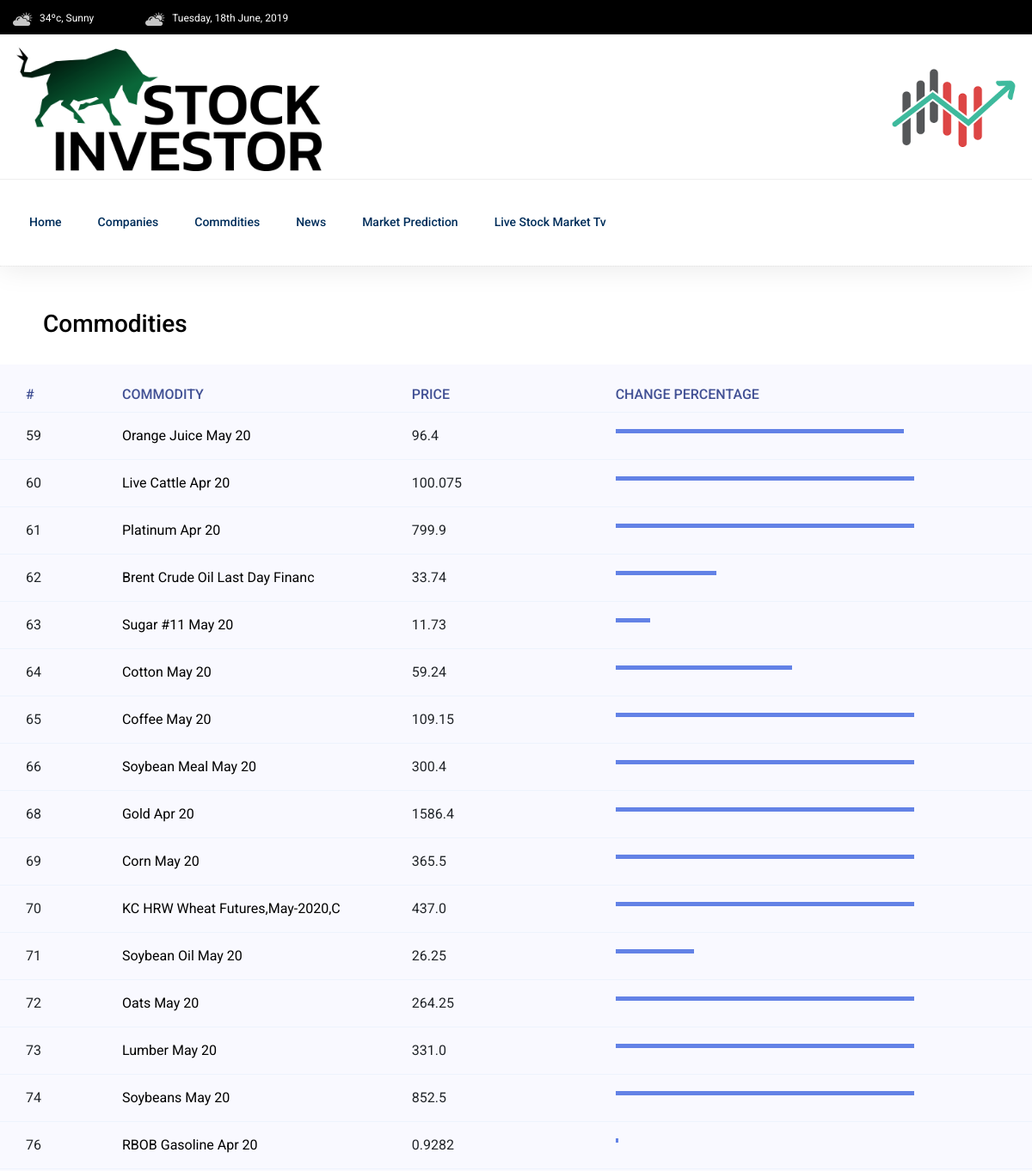
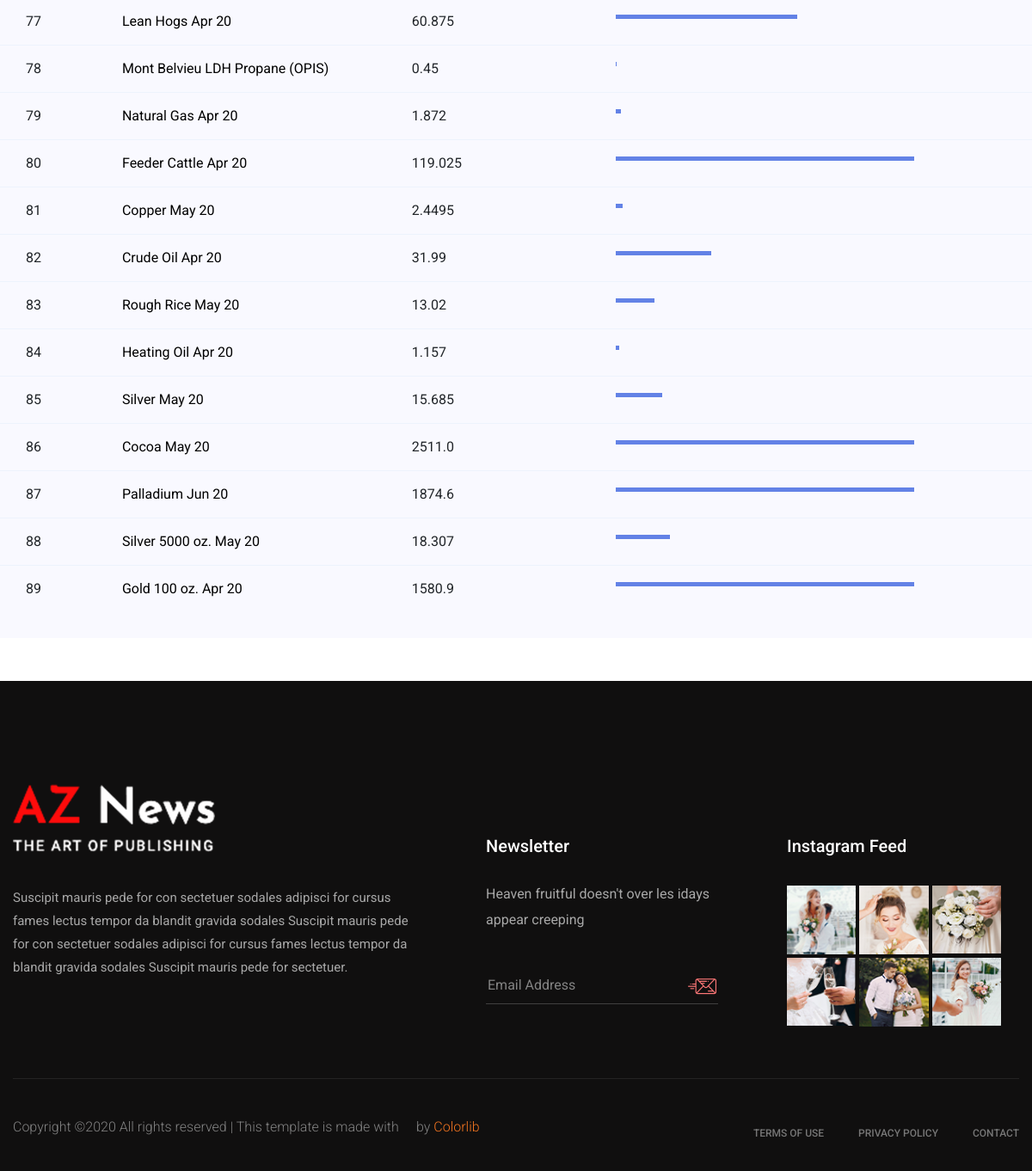
Page /commodities/list/ on the committed database (2 pictures, top to bottom).
### newsandcommodities/models.py (models this page shows, shortened)
class Commodity(models.Model):
    name = models.CharField(max_length=250)
    symbol = models.CharField(max_length=100, null=True, blank=True)
    price = models.CharField(max_length=2000)
    change = models.CharField(max_length=100)
    change_perc = models.CharField(max_length=250, null=True, blank=True)
    high = models.FloatField(max_length=100, null=True, blank=True)
    low = models.FloatField(max_length=100, null=True, blank=True)
    latestVolume = models.CharField(max_length=1000, null=True, blank=True)
    open = models.CharField(max_length=1000, null=True, blank=True)
    previousClose = models.CharField(max_length=1000, null=True, blank=True)
    close = models.CharField(max_length=1000, null=True, blank=True)
    exchange = models.CharField(max_length=250, null=True, blank=True)

### newsandcommodities/views.py (the view)
# urls.py: path('list/', views.commoditylistview, name='list'),
def commoditylistview(request):
    query = request.GET.get("q", None)
    commodities = Commodity.objects.all()
    if query is not None:
        commodities = commodities.filter(Q(name__icontains=query) |
                                     Q(symbol__icontains=query) |
                                     Q(exchange__icontains=query)
                                     )
    return render(request, template_name='commodities.html', context={"commodities": commodities})

### templates/commodities.html (shortened to what this page needs)
<!doctype html>
{% load static %}
<html class="no-js" lang="zxx">
<head>
   <link rel="stylesheet" href="{% static 'assets/css/bootstrap.min.css' %}">
            <link rel="stylesheet" href="{% static 'assets/css/owl.carousel.min.css' %}">
            <link rel="stylesheet" href="{% static 'assets/css/ticker-style.css' %}">
            <link rel="stylesheet" href="{% static 'assets/css/flaticon.css' %}">
            <link rel="stylesheet" href="{% static 'assets/css/slicknav.css' %}">
            <link rel="stylesheet" href="{% static 'assets/css/animate.min.css' %}">
            <link rel="stylesheet" href="{% static 'assets/css/magnific-popup.css' %}">
            <link rel="stylesheet" href="{% static 'assets/css/fontawesome-all.min.css' %}">
            <link rel="stylesheet" href="{% static 'assets/css/themify-icons.css' %}">
            <link rel="stylesheet" href="{% static 'assets/css/slick.css' %}">
            <link rel="stylesheet" href="{% static 'assets/css/nice-select.css' %}">
            <link rel="stylesheet" href="{% static 'assets/css/style.css' %}">
</head>
<body>
    <header>
       <div class="header-area">
            <div class="main-header ">
                <div class="header-top black-bg d-none d-md-block">
                   <div class="container">
                       <div class="col-xl-12">
                            <div class="row d-flex justify-content-between align-items-center">
                                <div class="header-info-left">
                                    <ul>
                                        <li><img src="{% static 'assets/img/icon/header_icon1.png' %}" alt="">34ºc, Sunny </li>
                                        <li><img src="{% static 'assets/img/icon/header_icon1.png' %}" alt="">Tuesday, 18th June, 2019</li>
                                    </ul>
                                </div>
                                <div class="header-info-right">
                                    <ul class="header-social">
                                        <li><a href="#"><i class="fab fa-twitter"></i></a></li>
                                        <li><a href="#"><i class="fab fa-instagram"></i></a></li>
                                       <li> <a href="#"><i class="fab fa-pinterest-p"></i></a></li>
                                    </ul>
                                </div>
                            </div>
                       </div>
                   </div>
                </div>
                <div class="header-mid d-none d-md-block">
                   <div class="container">
                        <div class="row d-flex align-items-center">
                            <div class="col-xl-3 col-lg-3 col-md-3">
                                <div class="logo">
                                    <a href="index.html"><img src="{% static 'assets/img/logo/logo (1).png' %}" alt="" height="150px"></a>
                                </div>
                            </div>
                            <div class="col-xl-9 col-lg-9 col-md-9">
                                <div class="header-banner f-right ">
                                    <img src="{% static 'assets/img/logo/logo_new.png' %}" alt="" height="150px">
                                </div>
                            </div>
                        </div>
                   </div>
                </div>
               <div class="header-bottom header-sticky">
                    <div class="container">
                        <div class="row align-items-center">
                            <div class="col-xl-10 col-lg-10 col-md-12 header-flex">
                                <div class="main-menu d-none d-md-block">
                                    <nav>
                                        <ul id="navigation">
                                            <li><a href="{% url 'core:home' %}">Home</a></li>
                                            <li><a href="{% url 'core:list' %}">Companies</a></li>
                                            <li><a href="{% url 'nandc:list' %}">Commdities</a></li>
                                            <li><a href="{% url 'core:news' %}">News</a></li>
                                            <li><a href="{% url 'core:list' %}">Market Prediction</a></li>
											<li><a href="{% url 'core:home' %}#livetv">Live Stock Market Tv</a></li>
                                        </ul>
                                    </nav>
                                </div>
                            </div>
                            <div class="col-xl-2 col-lg-2 col-md-4">
                                <div class="header-right-btn f-right d-none d-lg-block">
                                    <i class="fas fa-search special-tag"></i>
                                </div>
                            </div>
                            <div class="col-12">
                            </div>
                        </div>
                    </div>
               </div>
            </div>
       </div>
    </header>
			<div class="section-top-border">
				<h3 class="mb-30" style="margin-left:50px;">Commodities</h3>
				<div class="progress-table-wrap">
					<div class="progress-table">
						<div class="table-head">
							<div class="serial">#</div>
							<div class="country">Commodity</div>
							<div class="visit">Price</div>
							<div class="percentage">Change Percentage</div>
						</div>
						{% for commodity in commodities %}
							<div class="table-row">
							<div class="serial">{{ commodity.pk }}</div>
							<div class="country"><a href="{% url 'nandc:details' commodity.pk %}" style="color:black;">{{ commodity.name }}</a></div>
							<div class="visit">{{ commodity.price }}</div>
							<div class="percentage">
								<div class="progress">
									<div class="progress-bar color-1" role="progressbar" style="width: {{ commodity.price }}%"
										aria-valuenow="80" aria-valuemin="0" aria-valuemax="1000"></div>
								</div>
							</div>
						</div>
						{% endfor %}
					</div>
				</div>
			</div>
	<footer>
		<div class="footer-area footer-padding fix">
			 <div class="container">
				 <div class="row d-flex justify-content-between">
					 <div class="col-xl-5 col-lg-5 col-md-7 col-sm-12">
						 <div class="single-footer-caption">
							 <div class="single-footer-caption">
								 <div class="footer-logo">
									 <a href="index.html"><img src="assets/img/logo/logo2_footer.png" alt=""></a>
								 </div>
								 <div class="footer-tittle">
									 <div class="footer-pera">
										 <p>Suscipit mauris pede for con sectetuer sodales adipisci for cursus fames lectus tempor da blandit gravida sodales  Suscipit mauris pede for con sectetuer sodales adipisci for cursus fames lectus tempor da blandit gravida sodales  Suscipit mauris pede for sectetuer.</p>
									 </div>
								 </div>
								 <div class="footer-social">
									 <a href="#"><i class="fab fa-twitter"></i></a>
									 <a href="#"><i class="fab fa-instagram"></i></a>
									 <a href="#"><i class="fab fa-pinterest-p"></i></a>
								 </div>
							 </div>
						 </div>
					 </div>
					 <div class="col-xl-3 col-lg-3 col-md-4  col-sm-6">
						 <div class="single-footer-caption mt-60">
							 <div class="footer-tittle">
								 <h4>Newsletter</h4>
								 <p>Heaven fruitful doesn't over les idays appear creeping</p>
								 <div class="footer-form" >
									 <div id="mc_embed_signup">
										 <form target="_blank" action="https://spondonit.us12.list-manage.com/subscribe/post?u=1462626880ade1ac87bd9c93a&amp;id=92a4423d01"
										 method="get" class="subscribe_form relative mail_part">
											 <input type="email" name="email" id="newsletter-form-email" placeholder="Email Address"
											 class="placeholder hide-on-focus" onfocus="this.placeholder = ''"
											 onblur="this.placeholder = ' Email Address '">
											 <div class="form-icon">
											 <button type="submit" name="submit" id="newsletter-submit"
											 class="email_icon newsletter-submit button-contactForm"><img src="assets/img/logo/form-iocn.png" alt=""></button>
											 </div>
										 </form>
									 </div>
								 </div>
							 </div>
						 </div>
					 </div>
					 <div class="col-xl-3 col-lg-3 col-md-5 col-sm-6">
						 <div class="single-footer-caption mb-50 mt-60">
							 <div class="footer-tittle">
								 <h4>Instagram Feed</h4>
							 </div>
							 <div class="instagram-gellay">
								 <ul class="insta-feed">
									 <li><a href="#"><img src="assets/img/post/instra1.jpg" alt=""></a></li>
									 <li><a href="#"><img src="assets/img/post/instra2.jpg" alt=""></a></li>
									 <li><a href="#"><img src="assets/img/post/instra3.jpg" alt=""></a></li>
									 <li><a href="#"><img src="assets/img/post/instra4.jpg" alt=""></a></li>
									 <li><a href="#"><img src="assets/img/post/instra5.jpg" alt=""></a></li>
									 <li><a href="#"><img src="assets/img/post/instra6.jpg" alt=""></a></li>
								 </ul>
							 </div>
						 </div>
					 </div>
				 </div>
			 </div>
		 </div>
		<div class="footer-bottom-area">
			<div class="container">
				<div class="footer-border">
					 <div class="row d-flex align-items-center justify-content-between">
						 <div class="col-lg-6">
							 <div class="footer-copy-right">
								 <p>
  Copyright &copy;<script>document.write(new Date().getFullYear());</script> All rights reserved | This template is made with <i class="ti-heart" aria-hidden="true"></i> by <a href="https://colorlib.com" target="_blank">Colorlib</a>
  </p>
							 </div>
						 </div>
						 <div class="col-lg-6">
							 <div class="footer-menu f-right">
								 <ul>
									 <li><a href="#">Terms of use</a></li>
									 <li><a href="#">Privacy Policy</a></li>
									 <li><a href="#">Contact</a></li>
								 </ul>
							 </div>
						 </div>
					 </div>
				</div>
			</div>
		</div>
	</footer>
</body>
</html>

### rows in the picture
Commodity: pk "59", name "Orange Juice May 20", price "96.4"
Commodity: pk "60", name "Live Cattle Apr 20", price "100.075"
Commodity: pk "61", name "Platinum Apr 20", price "799.9"
Commodity: pk "62", name "Brent Crude Oil Last Day Financ", price "33.74"
Commodity: pk "63", name "Sugar #11 May 20", price "11.73"
Commodity: pk "64", name "Cotton May 20", price "59.24"
Commodity: pk "65", name "Coffee May 20", price "109.15"
Commodity: pk "66", name "Soybean Meal May 20", price "300.4"
Commodity: pk "68", name "Gold Apr 20", price "1586.4"
Commodity: pk "69", name "Corn May 20", price "365.5"
Commodity: pk "70", name "KC HRW Wheat Futures,May-2020,C", price "437.0"
Commodity: pk "71", name "Soybean Oil May 20", price "26.25"
Commodity: pk "72", name "Oats May 20", price "264.25"
Commodity: pk "73", name "Lumber May 20", price "331.0"
Commodity: pk "74", name "Soybeans May 20", price "852.5"
Commodity: pk "76", name "RBOB Gasoline Apr 20", price "0.9282"
Commodity: pk "77", name "Lean Hogs Apr 20", price "60.875"
Commodity: pk "78", name "Mont Belvieu LDH Propane (OPIS)", price "0.45"
Commodity: pk "79", name "Natural Gas Apr 20", price "1.872"
Commodity: pk "80", name "Feeder Cattle Apr 20", price "119.025"
Commodity: pk "81", name "Copper May 20", price "2.4495"
Commodity: pk "82", name "Crude Oil Apr 20", price "31.99"
Commodity: pk "83", name "Rough Rice May 20", price "13.02"
Commodity: pk "84", name "Heating Oil Apr 20", price "1.157"
Commodity: pk "85", name "Silver May 20", price "15.685"
Commodity: pk "86", name "Cocoa May 20", price "2511.0"
Commodity: pk "87", name "Palladium Jun 20", price "1874.6"
Commodity: pk "88", name "Silver 5000 oz. May 20", price "18.307"
Commodity: pk "89", name "Gold 100 oz. Apr 20", price "1580.9"
